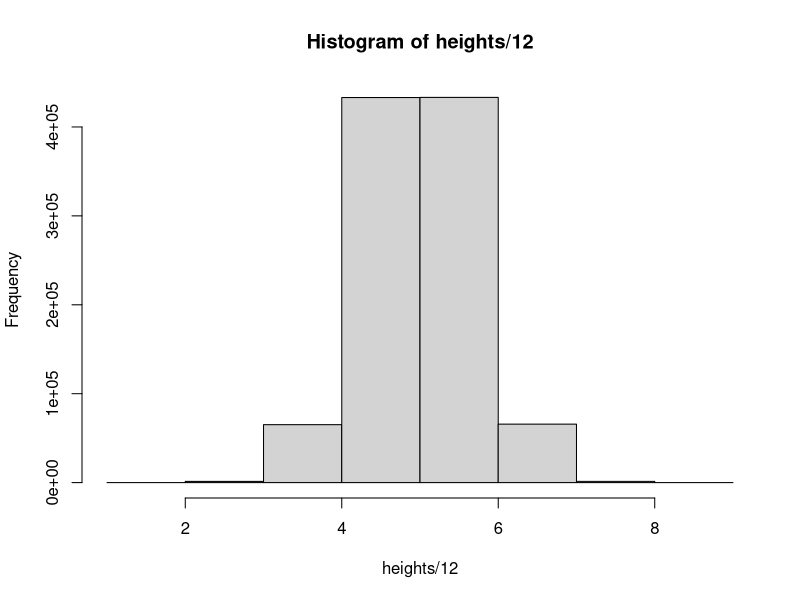
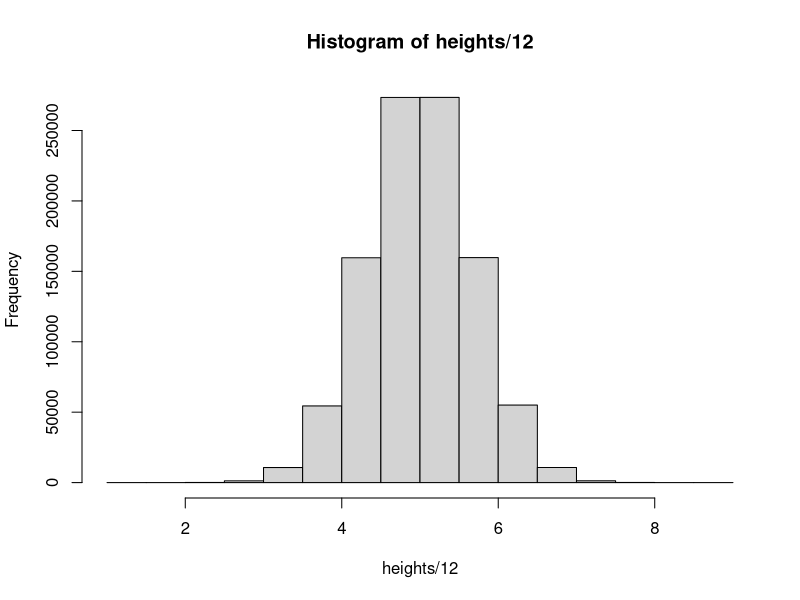
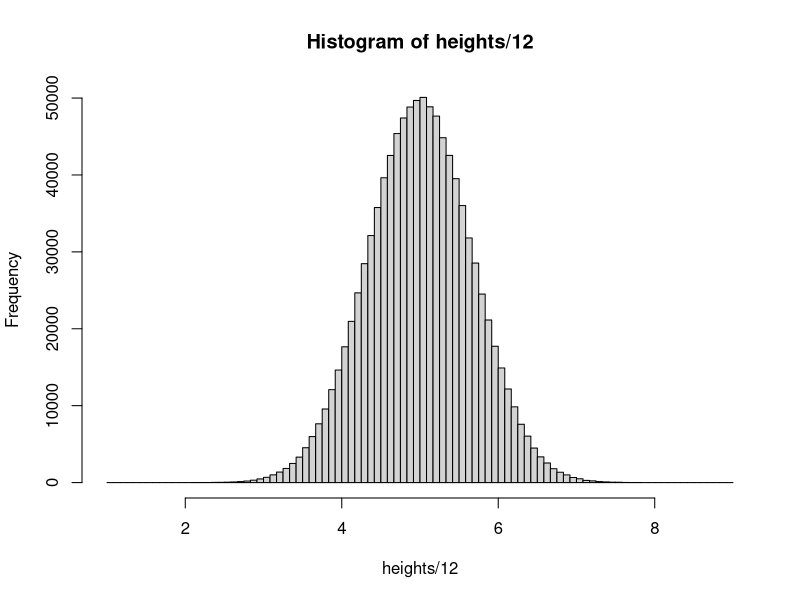
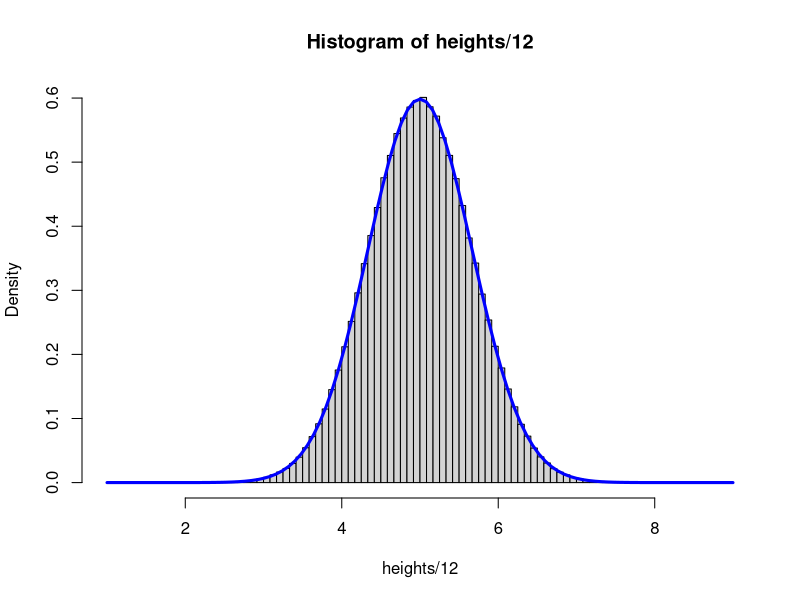
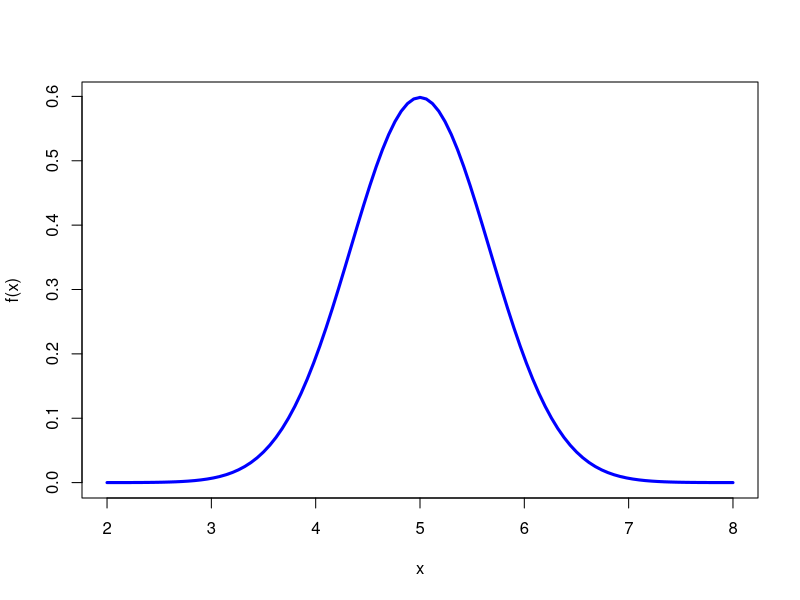
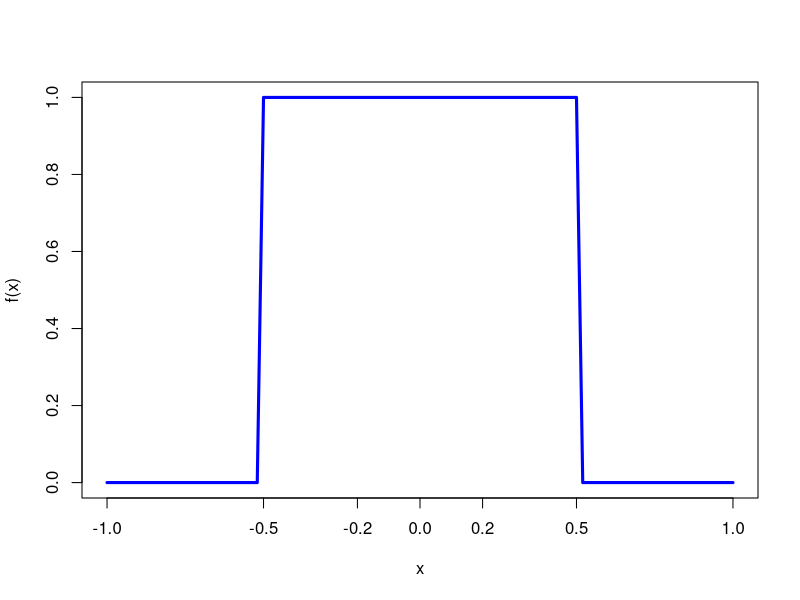
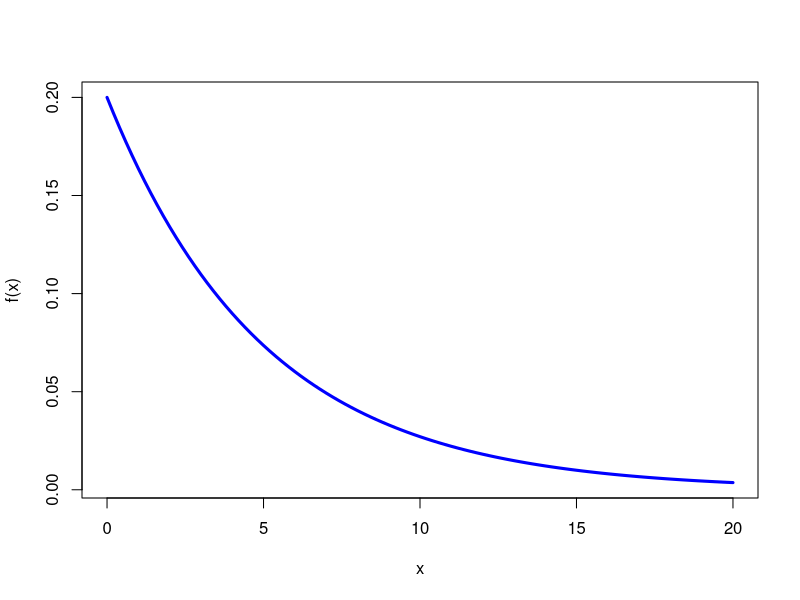

Generate these figures, in order, with R: (Note: this script raises an error after producing the figures.)
## ---- chunk 1
#| include: false
g <- glue::glue
library(ggplot2)
sapply(list.files(here::here('R'), full.names = T), source)
## ---- chunk 2
#| layout-ncol: 2

heights <- rnorm(1e6, 12*5, sd = 8)

heights_min <- floor(min(heights)/12)*12
heights_max <- ceiling(max(heights)/12)*12

hist(heights/12, breaks = seq(heights_min, heights_max, by = 12)/12)
hist(heights/12, breaks = seq(heights_min, heights_max, by = 6)/12)
hist(heights/12, breaks = seq(heights_min, heights_max, by = 1)/12)
hist(heights/12, breaks = seq(heights_min, heights_max, by = 1)/12, freq = FALSE)
curve(dnorm(x, mean = 12*5/12, sd = 8/(12)), from = heights_min/12, to = heights_max/12, add = TRUE, col = "blue", lwd = 3)
## ---- chunk 3
curve(dnorm(x, mean = 12*5/12, sd = 8/(12)), from = 2, to = 8, add = FALSE, col = "blue", lwd = 3, ylab = "f(x)")

## ---- chunk 4

curve(dunif(x, min = -.5, max = .5), from = -1, to = 1, col = "blue", lwd = 3, ylab = "f(x)", xaxt = 'n')
axis(side = 1, at = c(-1, -.5, -.2, 0, .2, .5, 1))

## ---- chunk 5
curve(dexp(x, rate = 1/5), from = 0, to = 20, col = "blue", lwd = 3, ylab = "f(x)", xaxt = 'n')
axis(side = 1, at = seq(0, 20, by = 5))
  
## ---- chunk 6
get_lecture_homework(16)
## ---- chunk 7
curve(dnorm(x, mean = 0, sd = 1), from = -5, to = 5, ylab = "PDF")
curve(dnorm(x, mean = 3, sd = 1), add = TRUE, col = "blue")
curve(dnorm(x, mean = 0, sd = 3), add = TRUE, col = "red")
## ---- chunk 8
get_lecture_homework(17)
